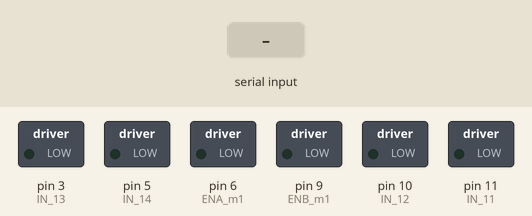
Recording of a sketch running on a simulated Arduino Uno, built with avr-gcc and run on an emulated ATmega328P. On the bench: switched loads named in the sketch (green lamp = pin HIGH). Inputs (shaded band) come from the test bench. What the sketch prints to the serial monitor is not drawn.

Above: at 1.2 s.
1.3 s: "F" received over Serial
At 1.9 s:
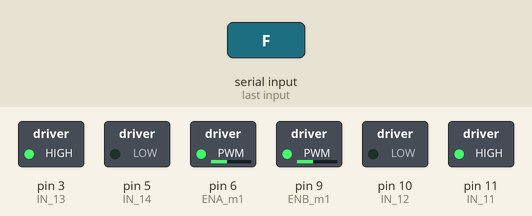
2.8 s: byte 50 ('2') received over Serial
At 4.0 s:
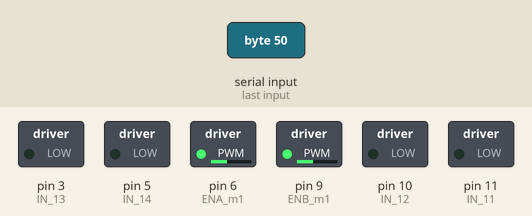
4.3 s: byte 51 ('3') received over Serial
At 5.4 s:
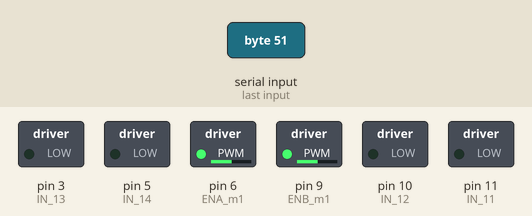
5.8 s: "B" received over Serial
At 6.5 s:
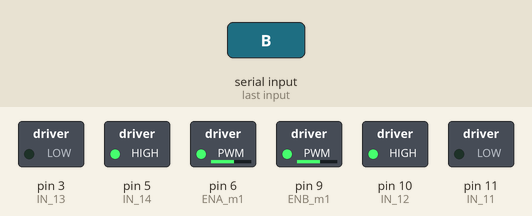
7.3 s: "L" received over Serial
At 7.6 s:
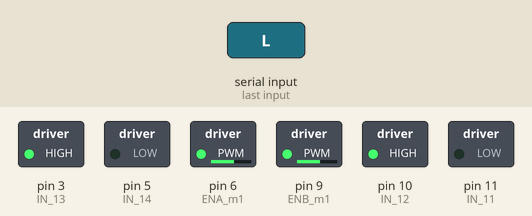
8.8 s: "R" received over Serial
At 10.0 s:
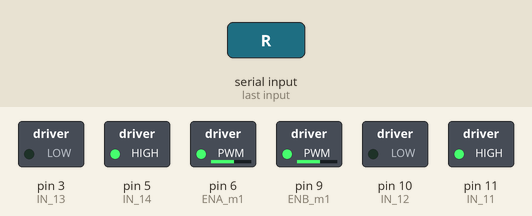
Timing chart, 0 to 11.3 s (numbered marks = the images above; inputs shaded):
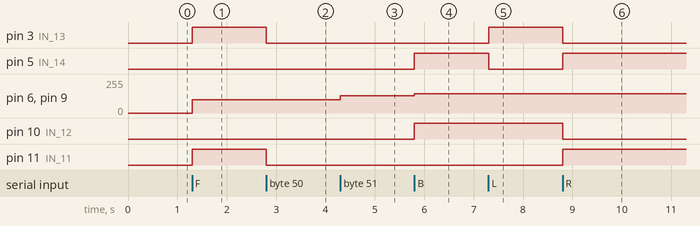

Measured:
- after the input at 1.3 s, pin 3 (IN_13), pin 11 (IN_11): LOW → HIGH at once; pin 6 (ENA_m1), pin 9 (ENB_m1): 0/255 → 100/255 at once
- after the input at 2.8 s, pin 3 (IN_13), pin 11 (IN_11): HIGH → LOW at once
- after the input at 4.3 s, pin 6 (ENA_m1), pin 9 (ENB_m1): 100/255 → 130/255 at once
- after the input at 5.8 s, pin 5 (IN_14), pin 10 (IN_12): LOW → HIGH at once; pin 6 (ENA_m1), pin 9 (ENB_m1): 130/255 → 145/255 at once
- after the input at 7.3 s, pin 3 (IN_13): LOW → HIGH at once; pin 5 (IN_14): HIGH → LOW at once
- after the input at 8.8 s, pin 3 (IN_13), pin 10 (IN_12): HIGH → LOW at once; pin 5 (IN_14), pin 11 (IN_11): LOW → HIGH at once

The sketch:

bluetooth.ino
```cpp
#define ENA_m1 6        // Enable/speed motor Front Right
#define ENB_m1 9        // Enable/speed motor Back Right
#define IN_11  11    		// L298N #1 in 1 motor Front Right
#define IN_12  10    		// L298N #1 in 2 motor Front Right
#define IN_13  3   		// L298N #1 in 3 motor Back Right
#define IN_14  5   		// L298N #1 in 4 motor Back Right
int command; 			      //Int to store app command state.
int speedCar = 100; 		// 50 - 255.
int speed_Coeff=4;
void setup() {
	  pinMode(ENA_m1, OUTPUT);
  	pinMode(ENB_m1, OUTPUT);
    pinMode(IN_11, OUTPUT);
    pinMode(IN_12, OUTPUT);
    pinMode(IN_13, OUTPUT);
    pinMode(IN_14, OUTPUT);
	Serial.begin(9600);

  }

void goAhead(){

      digitalWrite(IN_11, HIGH);
      digitalWrite(IN_12, LOW);
      digitalWrite(IN_13, HIGH);
      digitalWrite(IN_14, LOW);
	    analogWrite(ENB_m1, speedCar);
      analogWrite(ENA_m1, speedCar);

  }

void goBack(){

      digitalWrite(IN_11, LOW);
      digitalWrite(IN_12, HIGH);
      digitalWrite(IN_13, LOW);
      digitalWrite(IN_14, HIGH);
	    analogWrite(ENB_m1, speedCar);
	    analogWrite(ENA_m1, speedCar);
  }

void goLeft(){
      digitalWrite(IN_11, LOW);
      digitalWrite(IN_12, HIGH);
      digitalWrite(IN_13, HIGH);
      digitalWrite(IN_14, LOW);
	    analogWrite(ENB_m1, speedCar);
      analogWrite(ENA_m1, speedCar);


  }

void goRight(){

      digitalWrite(IN_11, HIGH);
      digitalWrite(IN_12, LOW);
      digitalWrite(IN_13, LOW);
      digitalWrite(IN_14, HIGH);
	    analogWrite(ENB_m1, speedCar);
      analogWrite(ENA_m1, speedCar);


  }

void goAheadRight(){

      digitalWrite(IN_11, HIGH);
      digitalWrite(IN_12, LOW);
      analogWrite(ENA_m1, speedCar/speed_Coeff);
      digitalWrite(IN_13, LOW);
      digitalWrite(IN_14, LOW);
      analogWrite(ENB_m1, speedCar/speed_Coeff);
  }

void goAheadLeft(){

      digitalWrite(IN_11, LOW);
      digitalWrite(IN_12, LOW);
      analogWrite(ENA_m1, speedCar);
      digitalWrite(IN_13, LOW);
      digitalWrite(IN_14, HIGH);
      analogWrite(ENB_m1, speedCar);

  }

void goBackRight(){

      digitalWrite(IN_11, LOW);
      digitalWrite(IN_12, LOW);
      analogWrite(ENA_m1, speedCar/speed_Coeff);
      digitalWrite(IN_13, HIGH);
      digitalWrite(IN_14, LOW);
      analogWrite(ENB_m1, speedCar/speed_Coeff);
  }

void goBackLeft(){

      digitalWrite(IN_11, LOW);
      digitalWrite(IN_12, HIGH);
      analogWrite(ENA_m1, speedCar);
      digitalWrite(IN_13, LOW);
      digitalWrite(IN_14, LOW);
      analogWrite(ENB_m1, speedCar);
  }

void stopRobot(){
      digitalWrite(IN_11, LOW);
      digitalWrite(IN_12, LOW);
	    analogWrite(ENA_m1, speedCar);
      digitalWrite(IN_13, LOW);
      digitalWrite(IN_14, LOW);
	    analogWrite(ENB_m1, speedCar);

  }

void loop(){

if (Serial.available() > 0) {
	command = Serial.read();
  Serial.print(command);
	stopRobot(); 			//Initialize with motors stopped.

switch (command) {
case 'F':goAhead();break;
case 'B':goBack();break;
case 'L':goLeft();break;
case 'R':goRight();break;
case 'I':goAheadRight();break;
case 'G':goAheadLeft();break;
case 'J':goBackRight();break;
case 'H':goBackLeft();break;
case '0':speedCar = 100;break;
case '1':speedCar = 115;break;
case '2':speedCar = 130;break;
case '3':speedCar = 145;break;
case '4':speedCar = 160;break;
case '5':speedCar = 175;break;
case '6':speedCar = 190;break;
case '7':speedCar = 205;break;
case '8':speedCar = 220;break;
case '9':speedCar = 235;break;
case 'q':speedCar = 255;break;
}
}
}
```
